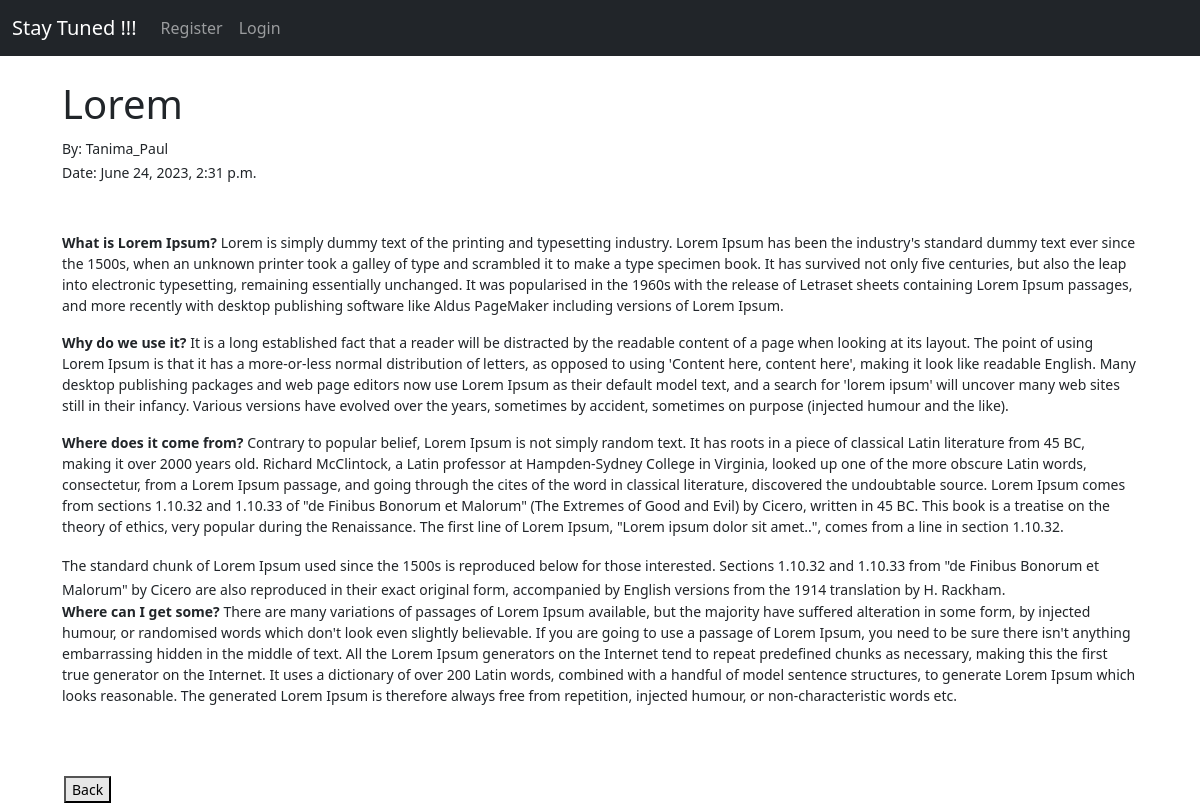
The app's page /article/10 with its own data.
### blog/models.py (models this page shows, shortened)
class Post(models.Model):
    title=models.CharField(max_length=100)
    title_tag=models.CharField(max_length=255)
    author= models.ForeignKey(User,on_delete=models.CASCADE)
    body= models.TextField()
    created_at=models.DateTimeField(default=datetime.now,blank=True)

### blog/views.py (the view)
# urls.py: path('article/<int:pk>',ArticleDetailView.as_view(),name='article-detail'),
class ArticleDetailView(DetailView):
    model=Post
    template_name='article_details.html'

### templates/article_details.html (shortened to what this page needs)
{%extends 'base.html' %}
{% block content %}
<h1>
    {{post.title}}
</h1>
<small>By: {{post.author}}</small><br/>
<small>Date: {{post.created_at}}
<small></small><br/>
<br>
{{post.body|safe}}
<br>
<button id="btn_link" class="button">
<a href="{% url 'home' %}" style="text-decoration:none; color:#000000" > Back</a>
</button>
{% endblock  %}

### templates/article_details.html (style rules this page uses)
.button { background-color:#e7e7e7; border:none padding: 25px 32px; text-align:center; text-decoration:none; display:inline-block; front-size:16px; margin:6px 2px; cursor:pointer; }

### records on screen
Post: title "Lorem", author "Tanima_Paul", created_at "June 24, 2023, 2:31 p.m.", body "What is Lorem Ipsum? Lorem is simply dummy text of the printing and typesetting industry. Lorem Ipsum has been the industry's standard dummy text ever since the 1500s, when an unknown printer took a galley of type and scrambled it to make a type specimen book. It has survived not only five centuries, but also the leap into electronic typesetting, remaining essentially unchanged. It was popularised in the 1960s with the release of Letraset sheets containing Lorem Ipsum passages, and more recently with desktop publishing software like Aldus PageMaker including versions of Lorem Ipsum. Why do we use it? It is a long established fact that a reader will be distracted by the readable content of a…"
